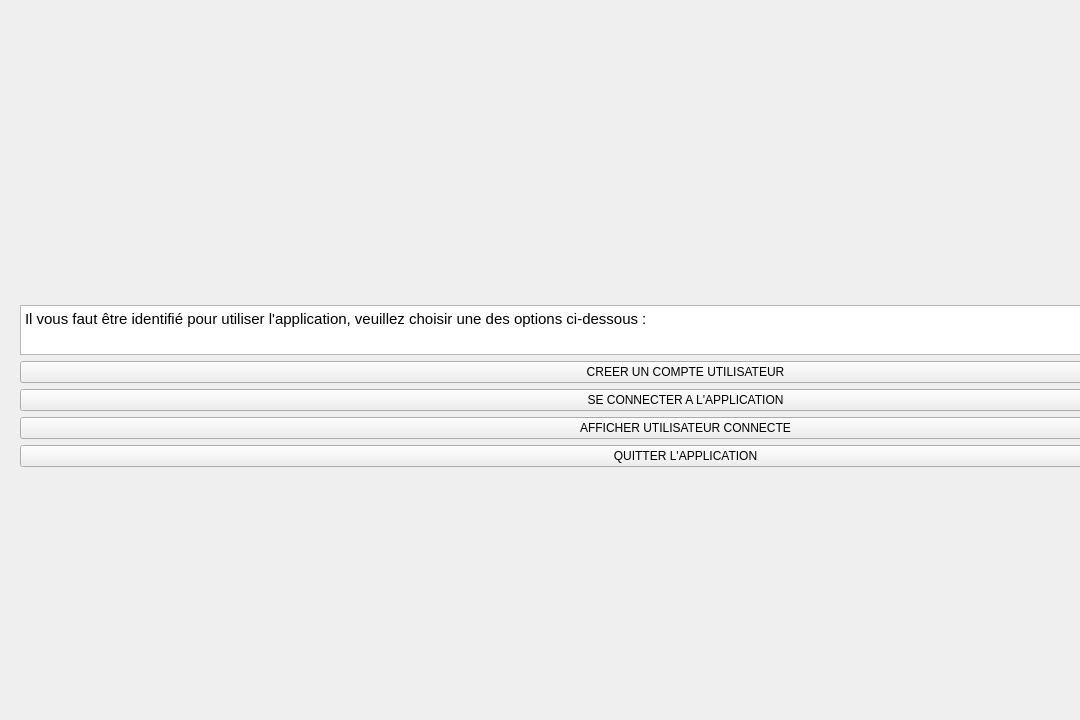
<?xml version="1.0" encoding="UTF-8"?>
<ui version="4.0">
 <class>MainWindow</class>
 <widget class="QMainWindow" name="MainWindow">
  <property name="geometry">
   <rect>
    <x>0</x>
    <y>0</y>
    <width>1080</width>
    <height>720</height>
   </rect>
  </property>
  <property name="windowTitle">
   <string>MainWindow</string>
  </property>
  <widget class="QWidget" name="centralwidget">
   <widget class="QWidget" name="verticalLayoutWidget">
    <property name="geometry">
     <rect>
      <x>20</x>
      <y>20</y>
      <width>1331</width>
      <height>731</height>
     </rect>
    </property>
    <layout class="QVBoxLayout" name="verticalLayout">
     <item>
      <spacer name="verticalSpacer">
       <property name="orientation">
        <enum>Qt::Vertical</enum>
       </property>
       <property name="sizeHint" stdset="0">
        <size>
         <width>20</width>
         <height>40</height>
        </size>
       </property>
      </spacer>
     </item>
     <item alignment="Qt::AlignVCenter">
      <widget class="QTextBrowser" name="textBrowser">
       <property name="maximumSize">
        <size>
         <width>16777215</width>
         <height>50</height>
        </size>
       </property>
       <property name="html">
        <string>&lt;!DOCTYPE HTML PUBLIC &quot;-//W3C//DTD HTML 4.0//EN&quot; &quot;http://www.w3.org/TR/REC-html40/strict.dtd&quot;&gt;
&lt;html&gt;&lt;head&gt;&lt;meta name=&quot;qrichtext&quot; content=&quot;1&quot; /&gt;&lt;style type=&quot;text/css&quot;&gt;
p, li { white-space: pre-wrap; }
&lt;/style&gt;&lt;/head&gt;&lt;body style=&quot; font-family:'Ubuntu'; font-size:11pt; font-weight:400; font-style:normal;&quot;&gt;
&lt;p style=&quot; margin-top:0px; margin-bottom:0px; margin-left:0px; margin-right:0px; -qt-block-indent:0; text-indent:0px;&quot;&gt;Il vous faut être identifié pour utiliser l'application, veuillez choisir une des options ci-dessous :&lt;/p&gt;&lt;/body&gt;&lt;/html&gt;</string>
       </property>
      </widget>
     </item>
     <item>
      <widget class="QPushButton" name="creer_compte">
       <property name="text">
        <string>CREER UN COMPTE UTILISATEUR</string>
       </property>
      </widget>
     </item>
     <item>
      <widget class="QPushButton" name="se_connecter">
       <property name="text">
        <string>SE CONNECTER A L'APPLICATION</string>
       </property>
      </widget>
     </item>
     <item>
      <widget class="QPushButton" name="afficher_connecter">
       <property name="text">
        <string>AFFICHER UTILISATEUR CONNECTE</string>
       </property>
      </widget>
     </item>
     <item>
      <widget class="QPushButton" name="quitter_appli">
       <property name="text">
        <string>QUITTER L'APPLICATION</string>
       </property>
      </widget>
     </item>
     <item>
      <spacer name="verticalSpacer_2">
       <property name="orientation">
        <enum>Qt::Vertical</enum>
       </property>
       <property name="sizeHint" stdset="0">
        <size>
         <width>20</width>
         <height>40</height>
        </size>
       </property>
      </spacer>
     </item>
    </layout>
   </widget>
  </widget>
 </widget>
 <resources/>
 <connections/>
</ui>
